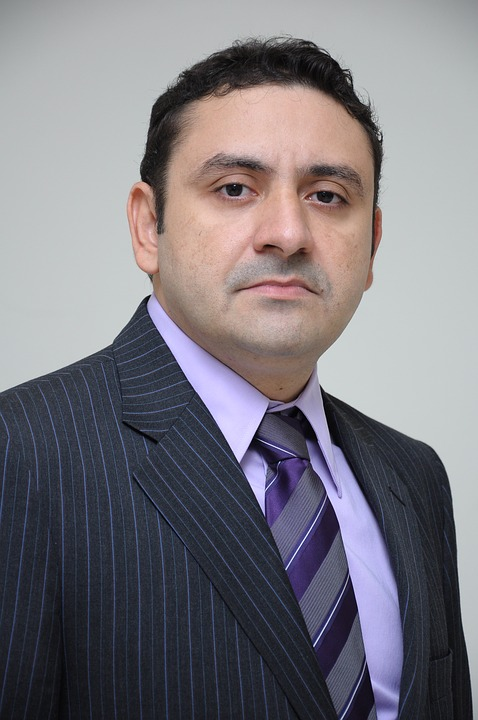
#> input picture chap11/images/face/00.jpg, 478 x 720 px, given in place of 34.jpg, which was not available
$ python 07.detect_hair_lip.py
#> lines starting #> are read from the running program, lines starting #| are printed output that depends on the picture; after the words box and inside, x2 and y2 are one past the last pixel; in counts of white or black regions, pixels touching at a corner belong together; pictures that were not available may be replaced by others from this repository, and a replacement may not be noted
### chap11/header/haar_utils.py
import numpy as np, cv2

def preprocessing(no):  # 검출 전처리
#> called with no = 34
    image = cv2.imread('images/face/%02d.jpg' %no, cv2.IMREAD_COLOR)
#> image is the input picture: shape (720, 478, 3); mean B, G, R 126.6, 120, 123
    if image is None: return None, None
    gray = cv2.cvtColor(image, cv2.COLOR_BGR2GRAY)  # 명암도 영상 변환
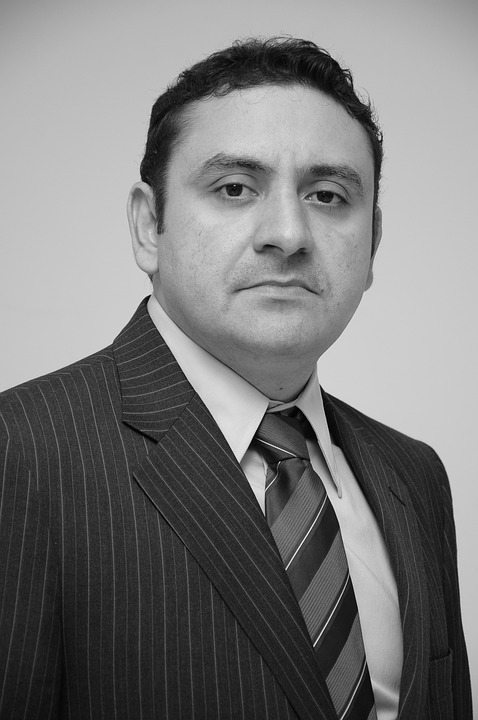
#> gray: shape (720, 478); min 0, max 250, mean 121.6
    gray = cv2.equalizeHist(gray)  # 히스토그램 평활화
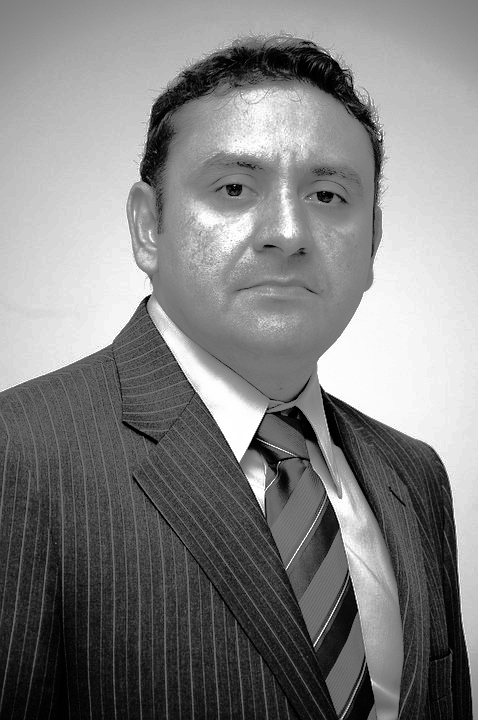
#> gray: shape (720, 478); min 0, max 255, mean 128.7
    return image, gray

def correct_image(image, face_center, eye_centers):
    pt0, pt1 = eye_centers
    if pt0[0] > pt1[0]: pt0, pt1 = pt1, pt0         # 두 좌표 스왑

    dx, dy = np.subtract(pt1, pt0).astype(float)                   # 두 좌표간 차분 계산
    angle = cv2.fastAtan2(dy, dx)                   # 차분으로 기울기 계산

    rot_mat = cv2.getRotationMatrix2D(face_center, angle, 1)

    size = image.shape[1::-1]                  # 행태와 크기는 역순
    corr_image = cv2.warpAffine(image, rot_mat, size, cv2.INTER_CUBIC)

    eye_centers = np.expand_dims(eye_centers, axis=0)             # 차원 증가
    corr_centers = cv2.transform(eye_centers, rot_mat)
    corr_centers = np.squeeze(corr_centers, axis=0)              # 차원 감소

    return corr_image, corr_centers                 # 보정 결과 반환

def define_roi(pt, size):
    return np.ravel([pt, size]).astype(int)

def detect_object(center, face):
    w, h = face[2:4]
    center = np.array(center)
    gap1 = np.multiply((w,h), (0.45, 0.65))      # 평행이동 거리
    gap2 = np.multiply((w,h), (0.20, 0.1))

    pt1 = center - gap1        # 좌상단 평행이동 - 머리 시작좌표
    pt2 = center + gap1             # 우하단 평행이동 - 머리 종료좌표
    hair = define_roi(pt1, pt2-pt1)       # 머리 영역

    size = np.multiply(hair[2:4], (1, 0.4))
    hair1 = define_roi(pt1, size)             # 윗머리 영역
    hair2 = define_roi(pt2-size, size)             # 귀밑머리 영역

    lip_center = center + (0, h * 0.3)
    lip1 = lip_center - gap2    # 좌상단 평행이동
    lip2 = lip_center + gap2         # 우하단 평행이동
    lip = define_roi(lip1, lip2-lip1)

    return [hair1, hair2, lip, hair]

### chap11/07.detect_hair_lip.py
from haar_utils import *                            # 전처리 및 영역 검출 함수 임포트

face_cascade = cv2.CascadeClassifier("haarcascade_frontalface_alt2.xml")  # 정면 검출기
eye_cascade = cv2.CascadeClassifier("haarcascade_eye.xml")  # 눈 검출기
image, gray = preprocessing(34)  # 전처리
if image is None: raise Exception("영상 파일을 읽기 에러")

faces = face_cascade.detectMultiScale(gray, 1.1, 2, 0, (100, 100));  # 얼굴 검출
#> faces = [[147, 85, 261, 261]]
if faces.any() :
    x, y, w, h = faces[0].tolist()
#> x = 147; y = 85; w = 261; h = 261
    face_image = image[y:y+h, x:x+w]  # 얼굴 영역 영상 가져오기
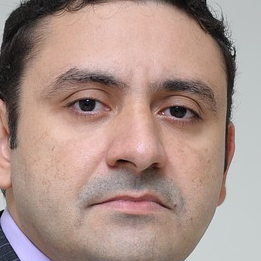
#> face_image: shape (261, 261, 3); mean B, G, R 137.7, 145.8, 170.6
    eyes = eye_cascade.detectMultiScale(face_image, 1.15, 7, 0, (25, 20))  # 눈 검출
#> eyes = [[60, 77, 55, 55], [151, 85, 52, 52]]

    if len(eyes) == 2:
        face_center = (x + w//2, y + h//2)
#> face_center = (277, 215)
        eye_centers  = [[x+ex+ew//2, y+ey+eh//2] for ex,ey,ew,eh in eyes]
#> eye_centers = [[234, 189], [324, 196]]
        corr_image, corr_center = correct_image(image, face_center, eye_centers )  # 기울기 보정
#> in correct_image, `pt0, pt1 = eye_centers`: pt0 = [234, 189]; pt1 = [324, 196]
#> in correct_image, `dx, dy = np.subtract(pt1, pt0).astype(float)`: dx = 90; dy = 7
#> in correct_image, `angle = cv2.fastAtan2(dy, dx)`: angle = 4.45
#> in correct_image, `rot_mat = cv2.getRotationMatrix2D(face_center, angle, 1)`: rot_mat = [[0.997, 0.0775, -15.84], [-0.0775, 0.997, 22.12]]
#> in correct_image, `corr_image = cv2.warpAffine(image, rot_mat, size, cv2.INTER_CUBIC)`:
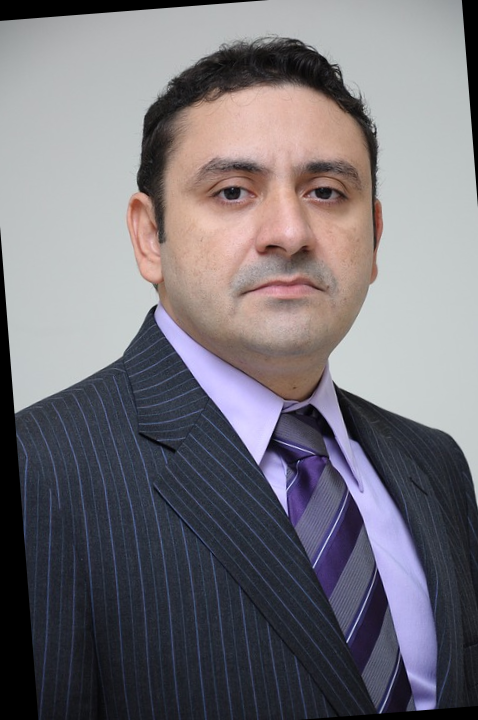
#> corr_image: shape (720, 478, 3); mean B, G, R 120.9, 114.4, 117.6
#> in correct_image, `eye_centers = np.expand_dims(eye_centers, axis=0)`: eye_centers = [[234, 189], [324, 196]]
#> in correct_image, `corr_centers = cv2.transform(eye_centers, rot_mat)`: corr_centers = [[232, 192], [322, 192]]
#> corr_center = [[232, 192], [322, 192]]

        rois = detect_object(face_center, faces[0])  # 머리 및 입술영역 검출
#> in detect_object, `w, h = face[2:4]`: w = 261
#> in detect_object, `center = np.array(center)`: center = [277, 215]
#> in detect_object, `gap1 = np.multiply((w,h), (0.45, 0.65))`: gap1 = [117.5, 169.7]
#> in detect_object, `gap2 = np.multiply((w,h), (0.20, 0.1))`: gap2 = [52.2, 26.1]
#> in detect_object, `pt1 = center - gap1`: pt1 = [159.6, 45.35]
#> in detect_object, `pt2 = center + gap1`: pt2 = [394.4, 384.6]
#> in detect_object, `hair = define_roi(pt1, pt2-pt1)`: hair = [159, 45, 234, 339]
#> in detect_object, `size = np.multiply(hair[2:4], (1, 0.4))`: size = [234, 135.6]
#> in detect_object, `hair1 = define_roi(pt1, size)`: hair1 = [159, 45, 234, 135]
#> in detect_object, `hair2 = define_roi(pt2-size, size)`: hair2 = [160, 249, 234, 135]
#> in detect_object, `lip_center = center + (0, h * 0.3)`: lip_center = [277, 293.3]
#> in detect_object, `lip1 = lip_center - gap2`: lip1 = [224.8, 267.2]
#> in detect_object, `lip2 = lip_center + gap2`: lip2 = [329.2, 319.4]
#> in detect_object, `lip = define_roi(lip1, lip2-lip1)`: lip = [224, 267, 104, 52]
#> rois = [[159, 45, 234, 135], [160, 249, 234, 135], [224, 267, 104, 52], [159, 45, 234, 339]]

        cv2.rectangle(corr_image, rois[0], (255, 0, 255), 2)
        cv2.rectangle(corr_image, rois[1], (255, 0, 255), 2)
        cv2.rectangle(corr_image, rois[2], (255, 0, 0), 2)
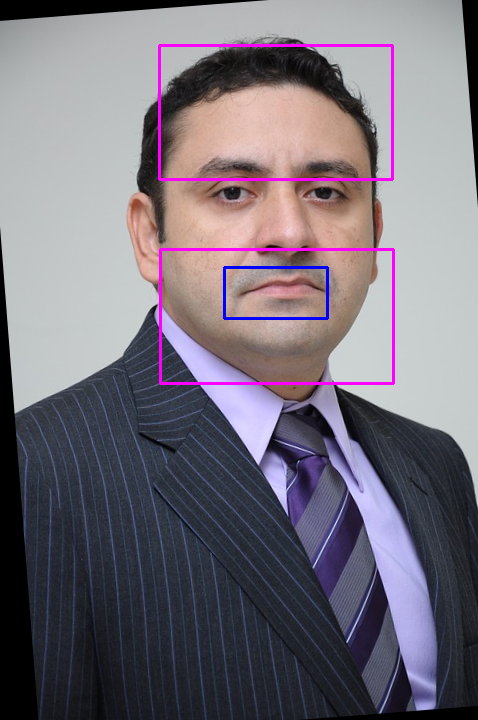
#> corr_image: shape (720, 478, 3); mean B, G, R 122.6, 112.2, 118.4
        cv2.circle(corr_image, tuple(corr_center[0]), 5, (0, 255, 0), 2)
#> corr_image: shape (720, 478, 3); 0.03% of pixels changed, all inside (x1, y1, x2, y2) = (226, 186, 239, 199)
        cv2.circle(corr_image, tuple(corr_center[1]), 5, (0, 255, 0), 2)
#> corr_image: shape (720, 478, 3); mean B, G, R 122.6, 112.3, 118.4
        cv2.circle(corr_image, face_center, 3, (0, 0, 255), 2)
#> corr_image: shape (720, 478, 3); mean B, G, R 122.5, 112.2, 118.4
        cv2.imshow("correct_image", corr_image)
    else:
        print("눈 미검출")
else:
    cv2.imshow("image", image)
cv2.waitKey(0)

$ run again, on chap11/images/face/04.jpg
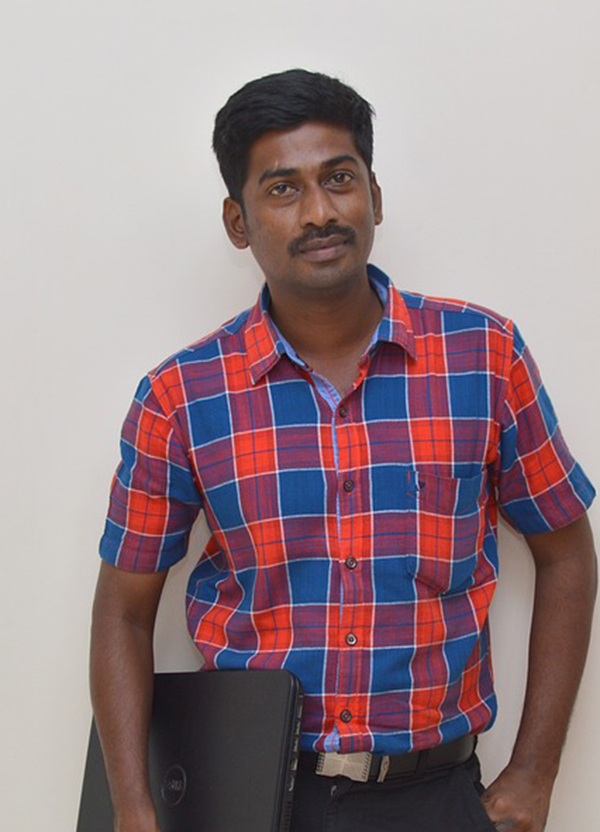
#> input picture chap11/images/face/04.jpg, 600 x 832 px, given in place of 34.jpg, which was not available
#> in preprocessing, image is the input picture: shape (832, 600, 3); mean B, G, R 136.9, 131.7, 151.9
#> faces = [[234, 120, 161, 161]]
#> `x, y, w, h = faces[0].tolist()`: x = 234; y = 120; w = 161
#> `face_image = image[y:y+h, x:x+w]`:
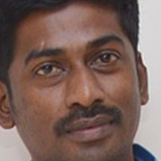
#> face_image: shape (161, 161, 3); mean B, G, R 90.2, 97.9, 123
#> eyes = [[25, 47, 44, 44], [82, 35, 45, 45]]
#> face_center = (314, 200)
#> `eye_centers  = [[x+ex+ew//2, y+ey+eh//2] for ex,ey,ew,eh in eyes]`: eye_centers = [[281, 189], [338, 177]]
#> in correct_image, `pt0, pt1 = eye_centers`: pt0 = [281, 189]; pt1 = [338, 177]
#> dx = 57; dy = -12
#> angle = 348.1
#> rot_mat = [[0.979, -0.206, 47.94], [0.206, 0.979, -60.4]]
#> in correct_image, `eye_centers = np.expand_dims(eye_centers, axis=0)`: eye_centers = [[281, 189], [338, 177]]
#> corr_centers = [[284, 182], [342, 182]]
#> in detect_object, `w, h = face[2:4]`: w = 161
#> center = [314, 200]
#> gap1 = [72.45, 104.7]
#> gap2 = [32.2, 16.1]
#> in detect_object, `pt1 = center - gap1`: pt1 = [241.6, 95.35]
#> pt2 = [386.4, 304.6]
#> hair = [241, 95, 144, 209]
#> in detect_object, `size = np.multiply(hair[2:4], (1, 0.4))`: size = [144, 83.6]
#> hair1 = [241, 95, 144, 83]
#> hair2 = [242, 221, 144, 83]
#> lip_center = [314, 248.3]
#> lip1 = [281.8, 232.2]
#> lip2 = [346.2, 264.4]
#> lip = [281, 232, 64, 32]
#> rois = [[241, 95, 144, 83], [242, 221, 144, 83], [281, 232, 64, 32], [241, 95, 144, 209]]
#> `cv2.rectangle(corr_image, rois[2], (255, 0, 0), 2)`:
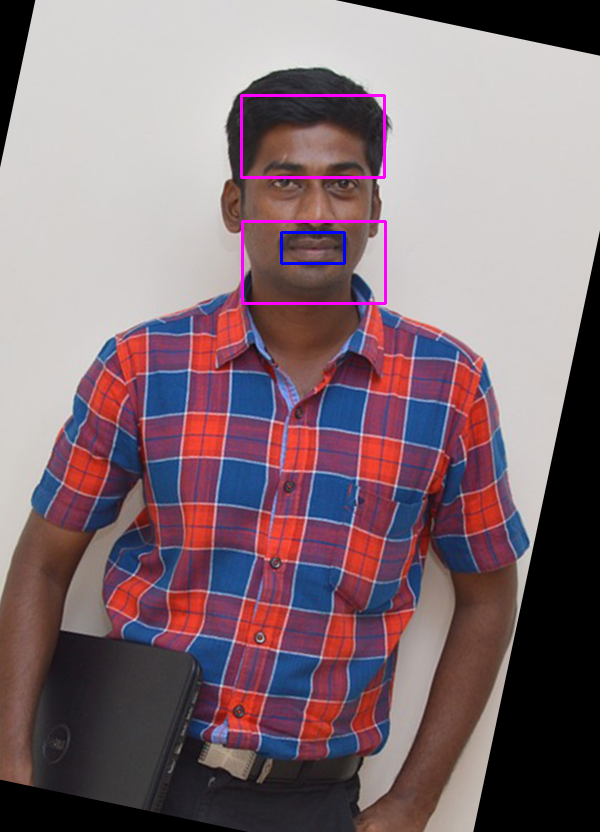
#> corr_image: shape (832, 600, 3); mean B, G, R 117.8, 110.4, 131.4

$ run again, on chap11/images/face/05.jpg
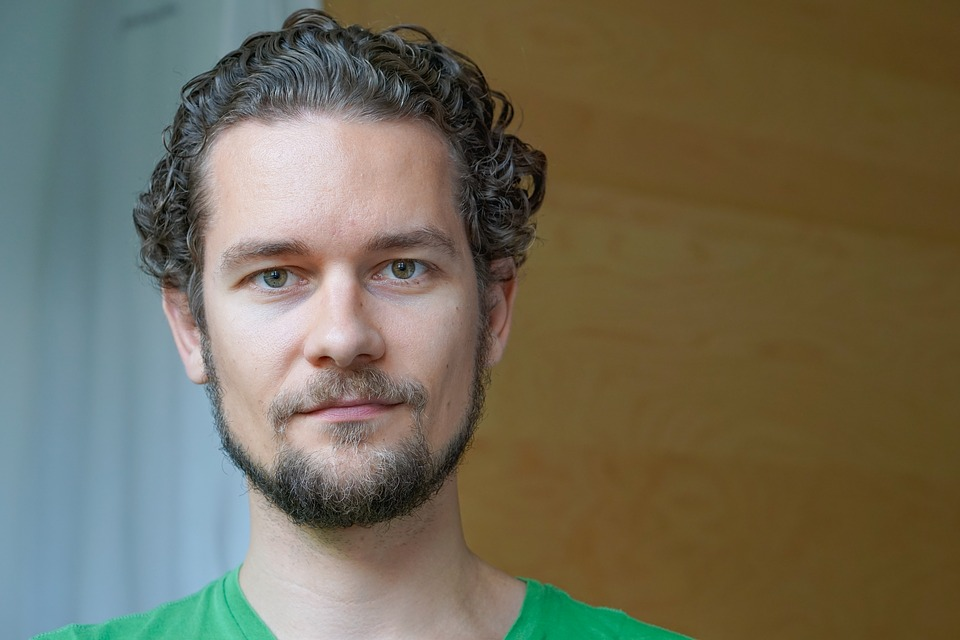
#> input picture chap11/images/face/05.jpg, 960 x 640 px, given in place of 34.jpg, which was not available
#> in preprocessing, image is the input picture: shape (640, 960, 3); mean B, G, R 87, 106.7, 112.4
#> faces = [[176, 138, 333, 333]]
#> `x, y, w, h = faces[0].tolist()`: x = 176; y = 138; w = 333
#> `face_image = image[y:y+h, x:x+w]`:
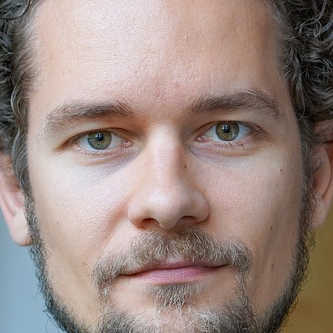
#> face_image: shape (333, 333, 3); mean B, G, R 129.2, 135.7, 153.6
#> eyes = [[186, 95, 74, 74], [54, 96, 84, 84]]
#> face_center = (342, 304)
#> `eye_centers  = [[x+ex+ew//2, y+ey+eh//2] for ex,ey,ew,eh in eyes]`: eye_centers = [[399, 270], [272, 276]]
#> in correct_image, `pt0, pt1 = eye_centers`: pt0 = [399, 270]; pt1 = [272, 276]
#> in correct_image, `if pt0[0] > pt1[0]: pt0, pt1 = pt1, pt0`: pt1 = [399, 270]
#> dx = 127; dy = -6
#> angle = 357.3
#> rot_mat = [[0.999, -0.0472, 14.72], [0.0472, 0.999, -15.8]]
#> in correct_image, `eye_centers = np.expand_dims(eye_centers, axis=0)`: eye_centers = [[399, 270], [272, 276]]
#> corr_centers = [[401, 273], [273, 273]]
#> in detect_object, `w, h = face[2:4]`: w = 333
#> center = [342, 304]
#> gap1 = [149.8, 216.5]
#> gap2 = [66.6, 33.3]
#> in detect_object, `pt1 = center - gap1`: pt1 = [192.2, 87.55]
#> pt2 = [491.9, 520.5]
#> hair = [192, 87, 299, 432]
#> in detect_object, `size = np.multiply(hair[2:4], (1, 0.4))`: size = [299, 172.8]
#> hair1 = [192, 87, 299, 172]
#> hair2 = [192, 347, 299, 172]
#> lip_center = [342, 403.9]
#> lip1 = [275.4, 370.6]
#> lip2 = [408.6, 437.2]
#> lip = [275, 370, 133, 66]
#> rois = [[192, 87, 299, 172], [192, 347, 299, 172], [275, 370, 133, 66], [192, 87, 299, 432]]
#> `cv2.rectangle(corr_image, rois[2], (255, 0, 0), 2)`:
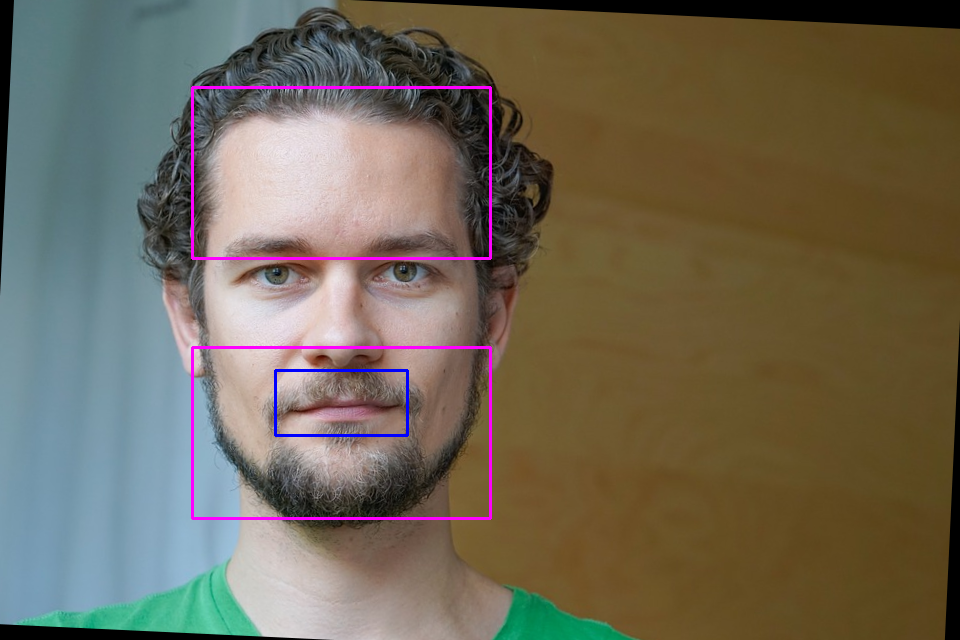
#> corr_image: shape (640, 960, 3); mean B, G, R 86.6, 102.8, 111.1

$ run again, on chap11/images/face/06.jpg
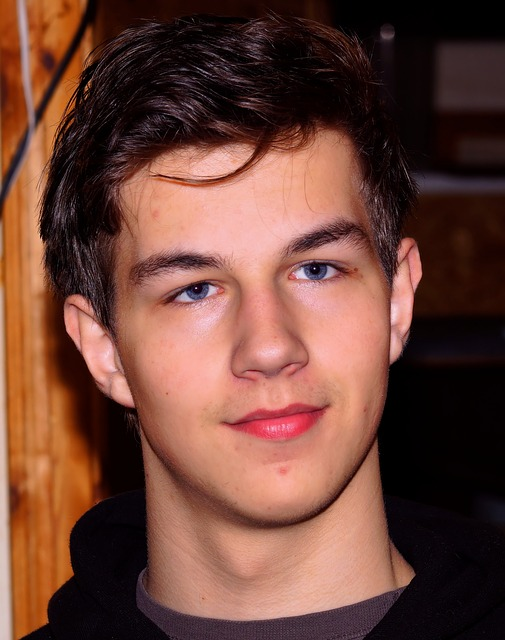
#> input picture chap11/images/face/06.jpg, 505 x 640 px, given in place of 34.jpg, which was not available
#> in preprocessing, image is the input picture: shape (640, 505, 3); mean B, G, R 56.1, 68.1, 110
#> faces = [[93, 150, 338, 338]]
#> `x, y, w, h = faces[0].tolist()`: x = 93; y = 150; w = 338
#> `face_image = image[y:y+h, x:x+w]`:
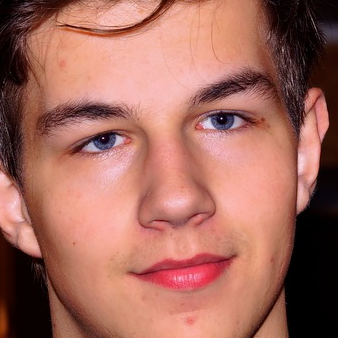
#> face_image: shape (338, 338, 3); mean B, G, R 93.6, 105.8, 163.7
#> eyes = [[184, 86, 68, 68], [65, 106, 71, 71]]
#> face_center = (262, 319)
#> `eye_centers  = [[x+ex+ew//2, y+ey+eh//2] for ex,ey,ew,eh in eyes]`: eye_centers = [[311, 270], [193, 291]]
#> in correct_image, `pt0, pt1 = eye_centers`: pt0 = [311, 270]; pt1 = [193, 291]
#> in correct_image, `if pt0[0] > pt1[0]: pt0, pt1 = pt1, pt0`: pt1 = [311, 270]
#> dx = 118; dy = -21
#> angle = 349.9
#> rot_mat = [[0.985, -0.175, 59.95], [0.175, 0.985, -40.97]]
#> in correct_image, `eye_centers = np.expand_dims(eye_centers, axis=0)`: eye_centers = [[311, 270], [193, 291]]
#> corr_centers = [[319, 279], [199, 279]]
#> in detect_object, `w, h = face[2:4]`: w = 338
#> center = [262, 319]
#> gap1 = [152.1, 219.7]
#> gap2 = [67.6, 33.8]
#> in detect_object, `pt1 = center - gap1`: pt1 = [109.9, 99.3]
#> pt2 = [414.1, 538.7]
#> hair = [109, 99, 304, 439]
#> in detect_object, `size = np.multiply(hair[2:4], (1, 0.4))`: size = [304, 175.6]
#> hair1 = [109, 99, 304, 175]
#> hair2 = [110, 363, 304, 175]
#> lip_center = [262, 420.4]
#> lip1 = [194.4, 386.6]
#> lip2 = [329.6, 454.2]
#> lip = [194, 386, 135, 67]
#> rois = [[109, 99, 304, 175], [110, 363, 304, 175], [194, 386, 135, 67], [109, 99, 304, 439]]
#> `cv2.rectangle(corr_image, rois[2], (255, 0, 0), 2)`:
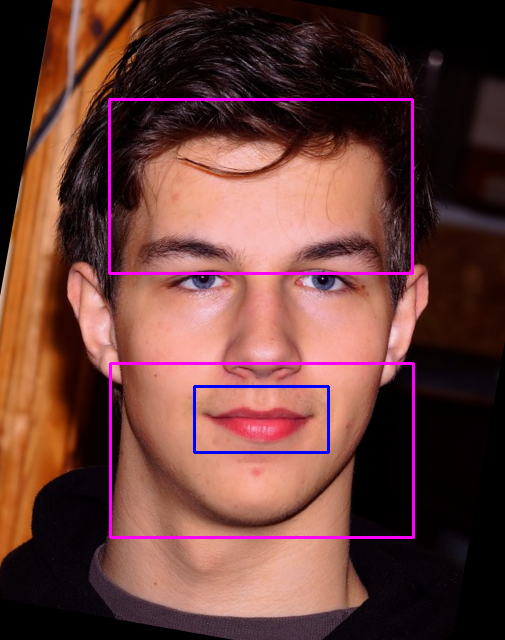
#> corr_image: shape (640, 505, 3); mean B, G, R 57.6, 62.5, 105.2
